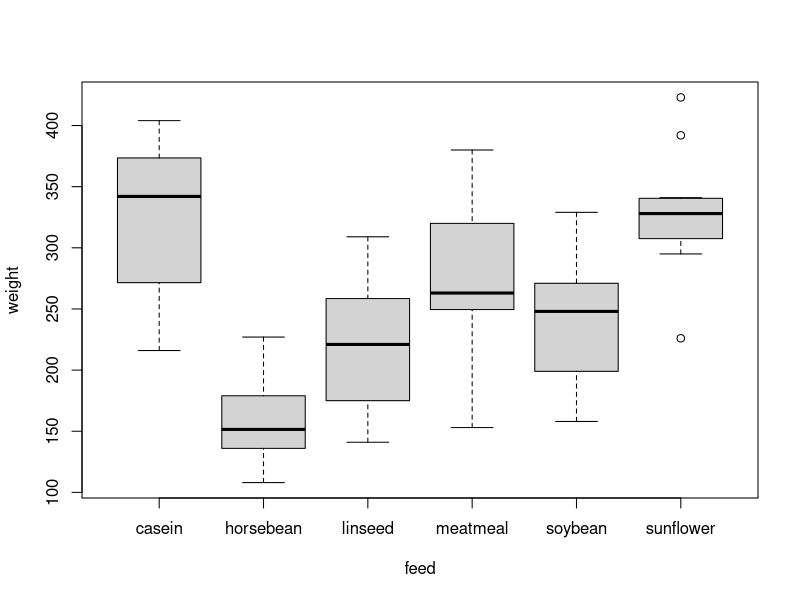

The R script that drew this image:
library(datasets)
data("chickwts")
attach(chickwts)

boxplot(weight~feed)
summary(aov(weight~feed))
pairwise.t.test(weight, feed)